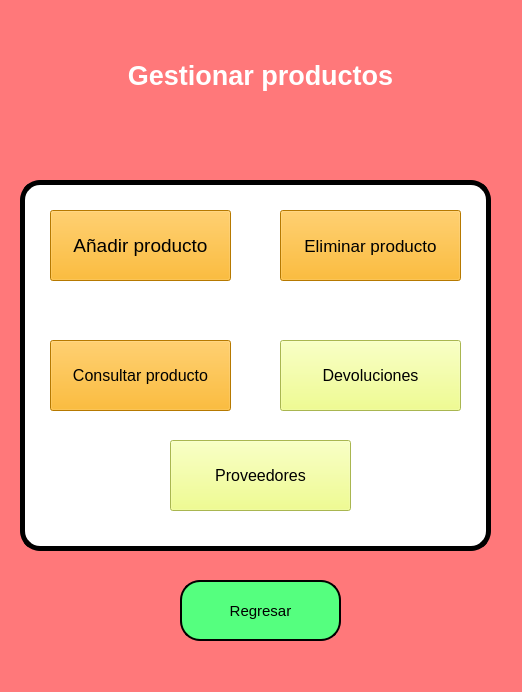
<?xml version="1.0" encoding="UTF-8"?>
<ui version="4.0">
 <class>MainWindow</class>
 <widget class="QMainWindow" name="MainWindow">
  <property name="geometry">
   <rect>
    <x>0</x>
    <y>0</y>
    <width>522</width>
    <height>692</height>
   </rect>
  </property>
  <property name="windowTitle">
   <string>MainWindow</string>
  </property>
  <property name="styleSheet">
   <string notr="true">background-color: rgb(255, 120, 122);</string>
  </property>
  <widget class="QWidget" name="centralwidget">
   <widget class="QLabel" name="label_6">
    <property name="geometry">
     <rect>
      <x>20</x>
      <y>180</y>
      <width>471</width>
      <height>371</height>
     </rect>
    </property>
    <property name="styleSheet">
     <string notr="true">background-color: rgb(255, 255, 255);
border-radius: 20px;
border: 5px solid black;</string>
    </property>
    <property name="text">
     <string>&lt;html&gt;&lt;head/&gt;&lt;body&gt;&lt;p align=&quot;center&quot;&gt;&lt;span style=&quot; font-size:20pt; font-weight:600; color:#ffffff;&quot;&gt;Gestionar productos&lt;/span&gt;&lt;/p&gt;&lt;/body&gt;&lt;/html&gt;</string>
    </property>
   </widget>
   <widget class="QLabel" name="label">
    <property name="geometry">
     <rect>
      <x>0</x>
      <y>0</y>
      <width>521</width>
      <height>151</height>
     </rect>
    </property>
    <property name="font">
     <font>
      <pointsize>16</pointsize>
      <italic>false</italic>
     </font>
    </property>
    <property name="toolTip">
     <string>&lt;html&gt;&lt;head/&gt;&lt;body&gt;&lt;p&gt;&lt;br/&gt;&lt;/p&gt;&lt;/body&gt;&lt;/html&gt;</string>
    </property>
    <property name="text">
     <string>&lt;html&gt;&lt;head/&gt;&lt;body&gt;&lt;p align=&quot;center&quot;&gt;&lt;span style=&quot; font-size:20pt; font-weight:600; color:#ffffff;&quot;&gt;Gestionar productos&lt;/span&gt;&lt;/p&gt;&lt;/body&gt;&lt;/html&gt;</string>
    </property>
   </widget>
   <widget class="QPushButton" name="anadirProdBoton">
    <property name="geometry">
     <rect>
      <x>50</x>
      <y>210</y>
      <width>181</width>
      <height>71</height>
     </rect>
    </property>
    <property name="font">
     <font>
      <pointsize>14</pointsize>
     </font>
    </property>
    <property name="styleSheet">
     <string notr="true">background-color: rgb(255, 170, 0);</string>
    </property>
    <property name="text">
     <string>Añadir producto</string>
    </property>
   </widget>
   <widget class="QPushButton" name="elimProdBoton">
    <property name="geometry">
     <rect>
      <x>280</x>
      <y>210</y>
      <width>181</width>
      <height>71</height>
     </rect>
    </property>
    <property name="font">
     <font>
      <pointsize>13</pointsize>
     </font>
    </property>
    <property name="styleSheet">
     <string notr="true">background-color: rgb(255, 170, 0);</string>
    </property>
    <property name="text">
     <string>Eliminar producto</string>
    </property>
   </widget>
   <widget class="QPushButton" name="consProdBoton">
    <property name="geometry">
     <rect>
      <x>50</x>
      <y>340</y>
      <width>181</width>
      <height>71</height>
     </rect>
    </property>
    <property name="font">
     <font>
      <pointsize>12</pointsize>
     </font>
    </property>
    <property name="styleSheet">
     <string notr="true">background-color: rgb(255, 170, 0);</string>
    </property>
    <property name="text">
     <string>Consultar producto</string>
    </property>
   </widget>
   <widget class="QPushButton" name="devolBoton">
    <property name="geometry">
     <rect>
      <x>280</x>
      <y>340</y>
      <width>181</width>
      <height>71</height>
     </rect>
    </property>
    <property name="font">
     <font>
      <pointsize>12</pointsize>
     </font>
    </property>
    <property name="styleSheet">
     <string notr="true">
background-color: rgb(236, 255, 112);</string>
    </property>
    <property name="text">
     <string>Devoluciones</string>
    </property>
   </widget>
   <widget class="QPushButton" name="regresarBoton">
    <property name="geometry">
     <rect>
      <x>180</x>
      <y>580</y>
      <width>161</width>
      <height>61</height>
     </rect>
    </property>
    <property name="font">
     <font>
      <family>MS Shell Dlg 2</family>
      <pointsize>11</pointsize>
      <weight>50</weight>
      <italic>false</italic>
      <bold>false</bold>
     </font>
    </property>
    <property name="toolTip">
     <string>&lt;html&gt;&lt;head/&gt;&lt;body&gt;&lt;p&gt;&lt;span style=&quot; color:#ffffff;&quot;&gt;Login&lt;/span&gt;&lt;/p&gt;&lt;/body&gt;&lt;/html&gt;</string>
    </property>
    <property name="styleSheet">
     <string notr="true">font: 11pt &quot;MS Shell Dlg 2&quot;;
background-color: rgb(85, 255, 127);
border-radius:20px;
border: 2px solid black;</string>
    </property>
    <property name="text">
     <string>Regresar</string>
    </property>
   </widget>
   <widget class="QPushButton" name="BotonProveedores">
    <property name="geometry">
     <rect>
      <x>170</x>
      <y>440</y>
      <width>181</width>
      <height>71</height>
     </rect>
    </property>
    <property name="font">
     <font>
      <pointsize>12</pointsize>
     </font>
    </property>
    <property name="styleSheet">
     <string notr="true">
background-color: rgb(236, 255, 112);</string>
    </property>
    <property name="text">
     <string>Proveedores</string>
    </property>
   </widget>
  </widget>
 </widget>
 <resources/>
 <connections/>
</ui>
